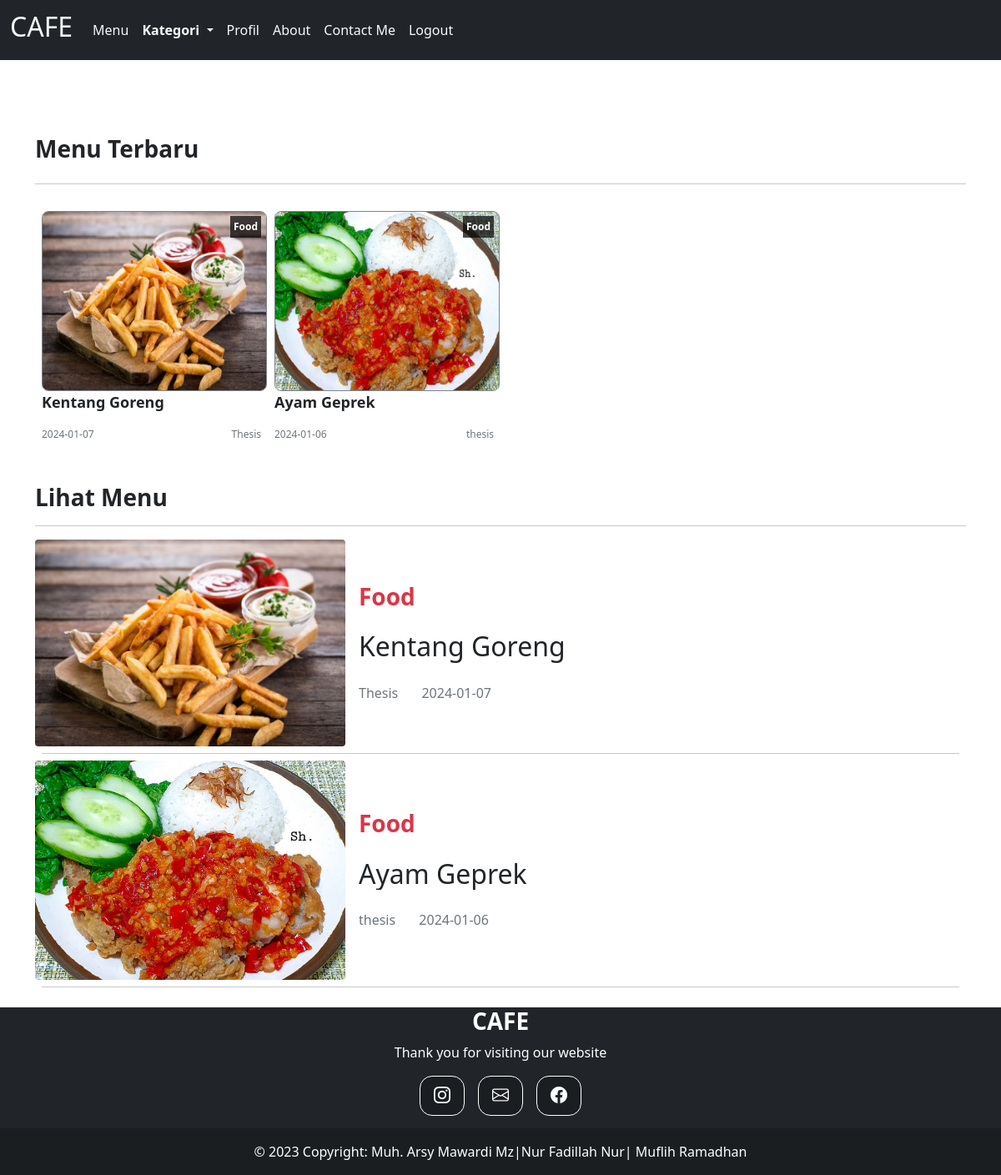
The page /kategoriFoodpage.php (signed in) on the database its author committed.
### tables this page shows
CREATE TABLE `menu` (
  `id_menu` int(11) NOT NULL,
  `id_kategori` int(11) NOT NULL,
  `nama_menu` varchar(255) NOT NULL,
  `nama_cafe` varchar(255) NOT NULL,
  `tgl_menu` date NOT NULL,
  `isi_menu` text NOT NULL,
  `gambar_menu` varchar(255) NOT NULL
);

CREATE TABLE `kategori` (
  `id_kategori` int(11) NOT NULL,
  `nama_kategori` varchar(255) NOT NULL
);

### kategoriFoodpage.php (the view, shortened to what this page needs)
<?php
        include "koneksi.php";
        $id="Food";
        $limit = 5;
          if (isset($_GET["page"])) {
	          $page  = $_GET["page"];
	        }
      	  else{
	          $page=1;
	        };
        $start_from = ($page-1) * $limit;
?>
<!DOCTYPE html>
<html lang="en">
<head>
     <link rel="stylesheet" href="css/bootstrap.min.css">
     <link rel="stylesheet" href="css/bootstrap.css">
     <link rel="stylesheet" href="assets/style/style.css">
     <link rel="stylesheet" href="https://cdn.jsdelivr.net/npm/bootstrap-icons@1.8.1/font/bootstrap-icons.css">
</head>
<body>
<nav class="navbar navbar-expand-lg navbar-light bg-dark ">
        <div class="container-fluid">
          <a class="navbar-brand text-light" href="#"><h2>CAFE</h2></a>
          <div class="collapse navbar-collapse" id="navbarNav">
            <ul class="navbar-nav justify-content-center">
              <li class="nav-item">
                <a class="nav-link text-light" href="user/indexuser.php">Menu</a>
              </li>
              <li class="nav-item dropdown">
               <a class="nav-link dropdown-toggle nav-link text-light fw-bold" href="#" id="navbarDropdownMenuLink" role="button" data-bs-toggle="dropdown" aria-expanded="false">
               Kategori
          </a>
              </li>
              <li class="nav-item">
                <a class="nav-link text-light" href="user/indexprofil.php">Profil</a>
              </li>
              <li class="nav-item">
                <a class="nav-link text-light" href="aboutpage.php">About</a>
              </li>
              <li class="nav-item">
                <a class="nav-link text-light" href="contactpage.php">Contact Me</a>
              </li>
              <li class="nav-item">
                <a class="nav-link text-light" href="logout.php">Logout</a>
              </li>
            </ul>
          </div>
        </div>
      </nav>
    <section id="content">
    <div class="container" style="margin-top:50px;">
    <div class="d-flex justify-content-between">
      <h3 class="fw-bold">Menu Terbaru</h3>
      </div>
      <hr>
    <div class="row row-cols-1 row-cols-md-3 row-cols-2 row-cols-lg-4 g-4 g-lg-3 m-0 w-100">
        <?php
            $query= $koneksi->query("SELECT * FROM menu INNER JOIN kategori ON menu.id_kategori=kategori.id_kategori WHERE nama_kategori='$id' ORDER BY tgl_menu DESC LIMIT 4");
            while ($data=mysqli_fetch_array($query))  {
        ?>
                <div class="col">
                    <div class="card border-0 h-100 mb-2 mb-md-4">
                        <span class="label-category p-1"><?=$data['nama_kategori']?></span>
                        <img src="images/<?=$data['gambar_menu']?>" alt="" class="thumbnail-latets" style="height:100%">
                        <div class="card-body p-0">
                            <p class="card-title-latets mb-2 mb-md-3 multi-line-truncate"><?=$data['nama_menu']?></p>
                            <div class="d-flex justify-content-between">
                                <small class="text-muted"><?= $data['tgl_menu']?></small>
                                <small class="text-muted"><?= $data['nama_cafe']?></small>
                            </div>
                        </div>
                    </div>
                </div>
                <?php
            }
                ?>
    </div>
             <div id="content-CAFE" class="row" style="margin-top:50px;">
                <div class="col-12 col-md-12">
                    <h3 class="fw-bold">Lihat Menu</h3>
                    <hr>
                     <?php
                      $result = mysqli_query($koneksi,"SELECT * FROM menu INNER JOIN kategori ON menu.id_kategori=kategori.id_kategori WHERE nama_kategori='$id' ORDER BY id_menu DESC LIMIT $start_from, $limit");
                      while ($data=mysqli_fetch_array($result))  {
                      ?>
                      <div class="card border-0 w-100">
                          <div class="row g-0 align-items-center">
                            <div class="col-md-4 col-4 position-relative">
                                <img src="images/<?=$data['gambar_menu']?>" class="img-fluid rounded my-auto" style="width:400px; heigth:100%;">
                            </div>
                            <div class="col-md-8 col-8">
                                <div class="card-body p-2 p-md-3">
                                    <h3 class="text-danger fw-bold list-label"><?=$data['nama_kategori']?></h3>
                                    <h2 class="card-title multi-line-truncate list-judul my-lg-4"><?=$data['nama_menu']?></h2>
                                    <large class="text-muted penulis me-4"><?=$data['nama_cafe']?></large>
                                    <large class="text-muted"><?=$data['tgl_menu']?></large>
                                </div>
                            </div>
                         </div>
                        <hr class="m-2">
                    </div>
                      <?php
        }
        ?>
</div>
            </div>
</div>
<?php
include "footer.php";
?>
    </body>
    </html>

### assets/style/style.css (style rules this page uses)
section#content { margin-top: 90px; }
small { font-size: 12px; }
.thumbnail-latets { width: 270px; height: 176px; border-radius: 8px; border: 1px solid #7D858C; }
.label-category { position: absolute; top: 6px; right: 0; font-weight: bold; background-color: rgba(0, 0, 0, .7); color: white; font-size: 12px; }
.card-title-latets { font-size: 18px; font-weight: bold; }
.multi-line-truncate { display: -webkit-box; -webkit-box-orient: vertical; -webkit-line-clamp: 2; overflow: hidden; }

### rows shown on the page
menu: id_kategori.nama_kategori "Food", gambar_menu (picture), nama_menu "Kentang Goreng", tgl_menu "2024-01-07", nama_cafe "Thesis"
menu: id_kategori.nama_kategori "Food", gambar_menu (picture), nama_menu "Ayam Geprek", tgl_menu "2024-01-06", nama_cafe "thesis"
